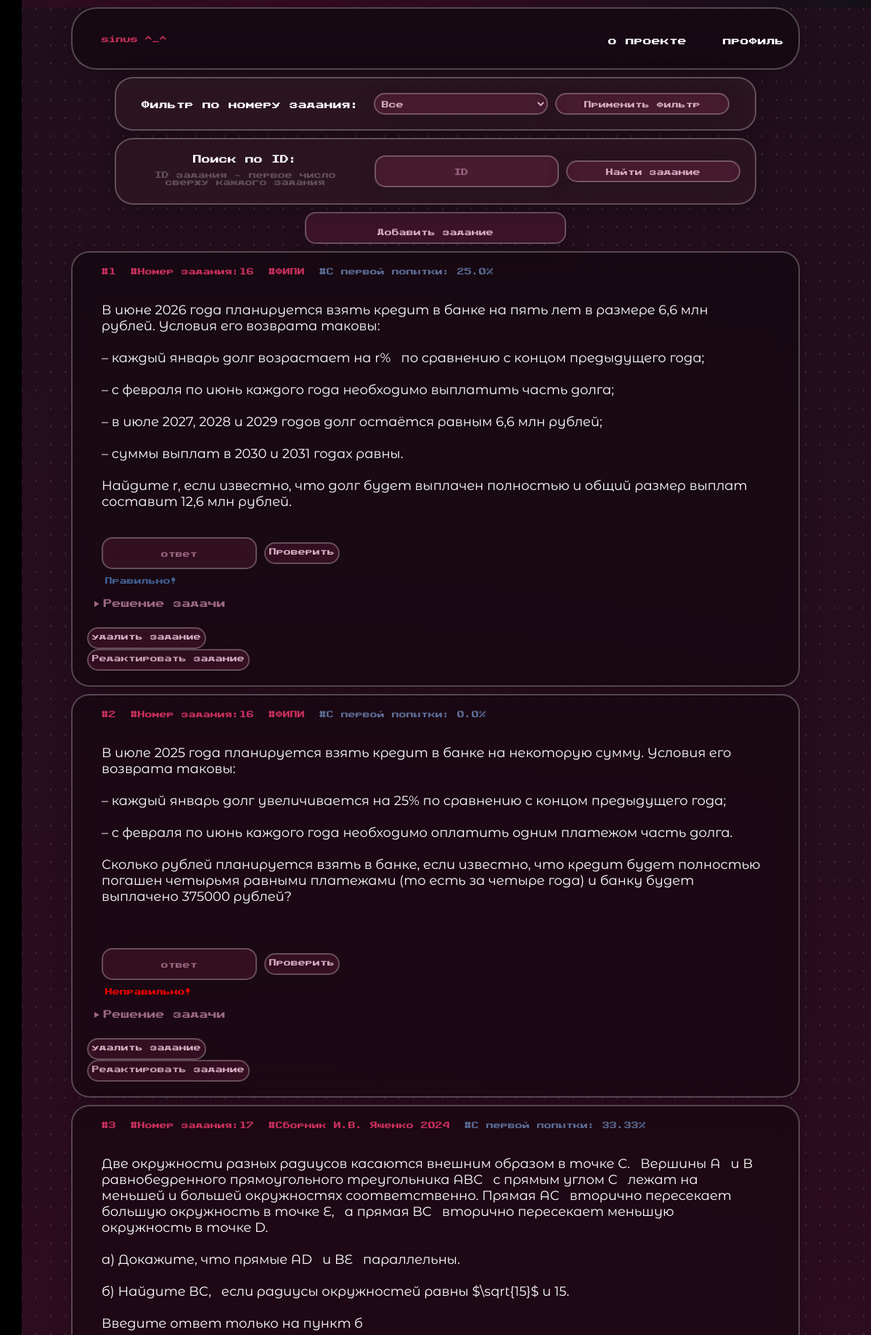
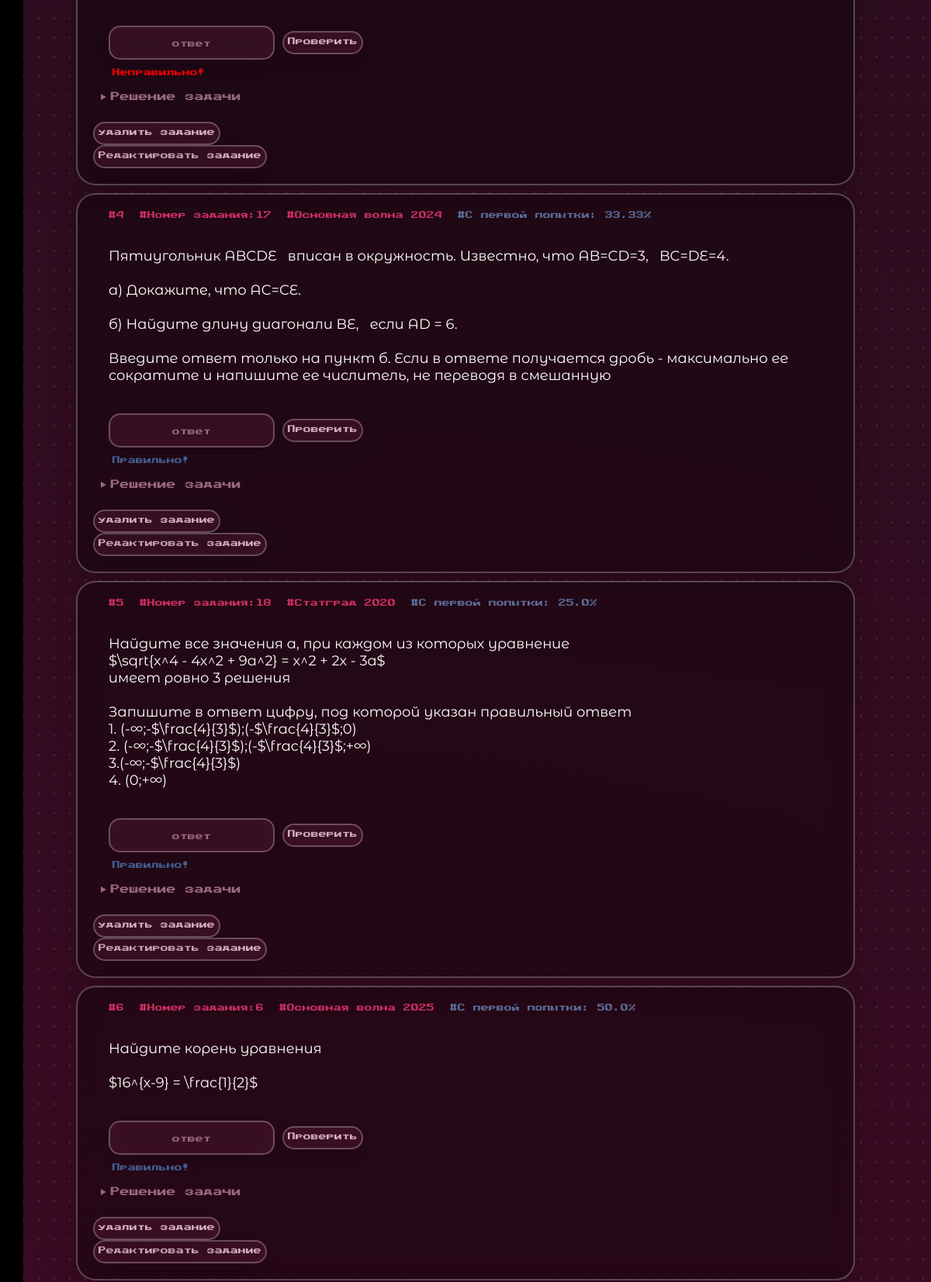
Page /tasks (signed in, upper part) on the committed database (2 pictures, top to bottom).
### tables this page shows
CREATE TABLE tasks(
            id INTEGER PRIMARY KEY,
            number INTEGER,
            source TEXT,
            text TEXT,
            solution TEXT,
            answer TEXT
        , image TEXT);

### app.py (the view)
@app.route('/tasks')
@regs_only
def tasks():
    user_id=session.get('user_id')
    if user_id is None:
        return redirect('/login')
    number=request.args.get('number')
    task_id=request.args.get('task_id')
    conn=sqlite3.connect('users.db')
    conn.row_factory=sqlite3.Row
    cur=conn.cursor()
    query='''
        SELECT tasks.*, COALESCE(user_tasks.status,'Задача еще не решена') AS status FROM tasks
        LEFT JOIN user_tasks
        ON tasks.id=user_tasks.task_id
        AND user_tasks.user_id=?
        WHERE 1=1
    '''
    options=[user_id]
    if number:
        query+='AND tasks.number=?'
        options.append(number)
    if task_id:
        query+='AND tasks.id=?'
        options.append(task_id)
    cur.execute(query, options)
    tasks=cur.fetchall()
    cur.execute('''
        SELECT task_id, COUNT(*) AS total, SUM(CASE WHEN attempt_number=1 AND correct=1 THEN 1 ELSE 0 END) AS correct_first_attempts
        FROM task_attempts
        GROUP BY task_id
    ''')
    stats_raw=cur.fetchall()
    stats={}
    for r in stats_raw:
        task_id=r['task_id']
        total=r[1]
        first_attempts=r[2]
        percent=(first_attempts/total)*100 if total>0 else 0
        stats[task_id]=round(percent,2)
    conn.close()
    return render_template('tasks.html', tasks=tasks, stats=stats)

### app.py (called while the page is built)
def regs_only(f):
    @wraps(f)
    def wrapper(*args,**kwags):
        if 'user_id' not in session:
            return redirect('/login')
        return f(*args,**kwags)
    return wrapper

### templates/tasks.html (shortened to what this page needs)
<!DOCTYPE html>
<html lang="en">
    <head>
        <link rel="stylesheet" href="https://cdn.jsdelivr.net/npm/katex@0.16.9/dist/katex.min.css">
        <link rel="stylesheet" href="{{ url_for('static',filename='css/styles.css')}}">
    </head>
    <body>
        <header class="header" style="width:80%">
            <ul class="header__list1">
                <li>
                    <p class="classification main_Thing">sinus ^_^</p>
                </li>
            </ul>
            <ul class="header__list2">
                <li>
                    <a href="{{url_for('about')}}" class="lighttext main_Thing">о проекте</a>
                </li>
                <li>
                    <a href="{{url_for('profile')}}" class="lighttext main_Thing">профиль</a>
                </li>
            </ul>
        </header>
        <form method="GET" action="{{url_for('tasks')}}" class="filterForm">
            <div class="filter_labels">
                <label style="font-size:12px; margin: auto 0 auto 0">Фильтр по номеру задания:</label>
            </div>
            <div class="filterButtons">
                <select name="number" class="buttons lightBox main_Thing filter_button">
                    <option value="">Все</option>
                </select>
                <button type="submit" class="buttons lightBox main_Thing filter_button">Применить фильтр</button>
            </div>
        </form>
        <form method="GET" action="{{url_for('tasks')}}" class="filterForm">
            <div class="filter_labels">
                <label style="font-size:12px;">Поиск по ID:</label>
                <label class="heading" style="font-size:10px;">ID задания - первое число сверху каждого задания</label>
            </div>
            <div class="filterButtons">
                <input type="number" name="task_id" class="lightBox buttons main_Thing filter_button" placeholder="ID">
                <button type="submit" class="buttons lightBox main_Thing filter_button">Найти задание</button>
            </div>
        </form>
        {% if session['role']=='admin' %}
            <button onclick="openTaskAdding()" class="buttons lightBox add_Task main_Thing">Добавить задание</button>
        {% endif %}
        {% for task in tasks %}
            <div class="task">
                <div class="tasksClasses">
                    <p class="classification">#{{task['id']}}</p>
                    <p class="classification">#Номер задания:{{task['number']}}
                    <p class="classification">#{{task['source']}}</p>
                    <p class="classification" style="color:rgb(92, 110, 152)">#C первой попытки: {{ stats[task['id']] }}%</p>
                </div>
                <p class="taskText">{{task['text']}}</p>
                <div class="phoneButtons filterButtons">
                    <input id="input-{{ task['id'] }}" class="lightBox buttons main_Thing" placeholder="ответ">
                    <button onclick="checkAnswer({{ task['id'] }})" class="lightBox buttons main_Thing">Проверить</button>
                </div>
                <p id="result-{{task['id']}}"
                class="answers {% if task['status']=='Правильно!' %}
                    blue
                {% elif task['status']=='Неправильно!' %}
                    red
                {% else %}
                    white
                {% endif %}">
                    {{task['status']}}
                </p>
                <details
                    id="solution-{{ task['id'] }}"
                    >
                    <summary class="main_Thing">Решение задачи</summary>
                </details>
                {% if session.get('role')=='admin' %}
                    <form method="POST" action="{{url_for('delete_task', task_id=task['id'])}}">
                        <button class="buttons lightBox main_Thing" type="submit">удалить задание</button>
                    </form>
                    <button class="buttons lightBox main_Thing" onclick="editTask(this)"
                        data-id="{{task['id']}}"
                        data-number="{{task['number']}}"
                        data-source="{{task['source']}}"
                        data-text="{{task['text']}}"
                        data-solution="{{task['solution']}}"
                        data-answer="{{task['answer']}}"
                    >Редактировать задание</button>
                {%endif%}
            </div>
        {% endfor %}
        <div class="sidebar" id="sidebar">
            <a href="{{url_for('error')}}" class="name">настя синус</a>
        </div>
    </body>
</html>

### static/css/styles.css (style rules this page uses)
* { padding:0; }
html,body { inset:0; background: radial-gradient( circle at center, #4409253c 0%, #4409253c 30%, transparent 70% ), radial-gradient( circle at 30% 40%, #440925, #0f1117 ); font-family: 'MyFont',sans-serif; color:white; margin:0 0 0 0; background-color: #000000; }
body::before { content:""; position:fixed; inset:0; background-image:radial-gradient(white 1px, transparent 1px); background-size:20px 25px; opacity:0.1; }
.header { background-color: #00000051; margin: 10px auto 0 auto; border-radius: 35px; border:2px solid #ffffff42; backdrop-filter:blur(15px); -webkit-backdrop-filter: blur(15px); box-shadow:0 8px 32px rgba(0,0,0,0.2); padding: 20px; width:92%; display:flex; align-items: center; }
.header__list1 { display:flex; list-style: none; color:#d70668 }
.header__list2 { display:flex; gap:50px; list-style:none; margin: auto 0 auto auto; }
.main_Thing { font-size:12px; }
a { text-decoration: none; color:white; }
.lighttext { transition: 0.3s; }
.lightBox { transition: 0.3s; }
.heading { display: flex; justify-content: center; padding:5px; color:#ffffff42; }
.sidebar { position:fixed; top:0; left:-220px; width:210px; height:100%; background: #000000; padding:20px; transition:0.3s ease; display: flex; flex-direction: column; z-index: 9999; }
.name { margin-bottom: auto; }
.tasksClasses { display:flex; }
.task { background-color: #00000051; border-radius: 25px; border:2px solid #ffffff42; backdrop-filter:blur(15px); -webkit-backdrop-filter: blur(15px); box-shadow:0 8px 32px rgba(0,0,0,0.2); width:80%; padding:20px; margin:10px auto 10px auto; }
.classification { font-size:10px; font-weight:100; color:rgb(205, 48, 95); margin:0 0 0 20px; }
.taskText { font-family: 'Task'; font-size: 18px; font-weight:200; width:95%; padding:20px; white-space:pre-wrap; }
.phoneButtons { width:30%; display:flex; align-items: center; margin-left:20px; }
.answers { font-size:10px; margin-left: 25px; }
.blue { color:rgb(71, 102, 158); }
.red { color: red; }
.buttons { background-color: #75234551; font-family: 'MyFont'; color:rgb(215, 173, 195); border-radius: 15px; border:2px solid #ffffff42; backdrop-filter:blur(15px); -webkit-backdrop-filter: blur(15px); box-shadow:0 8px 32px rgba(0,0,0,0.2); height:30px; padding:5px; font-size:10px; display: flex; justify-content: center; }
.add_Task { padding:20px; display: flex; justify-content: center; width: 30%; margin: 10px auto 0 auto; }
summary { padding:5px; color:#9b6881; padding:10px; }
.filterForm { display: flex; justify-content: center; gap: 20px; background-color: #a9686813; width: 70%; padding:20px; margin: 10px auto 0 auto; border-radius: 25px; border:2px solid #ffffff42; backdrop-filter:blur(15px); -webkit-backdrop-filter: blur(15px); box-shadow:0 8px 32px rgba(0,0,0,0.2); }
.filter_labels { display: flex; flex-direction: column; gap: 6px; text-align: center; }
form { position:relative; z-index:9999; }
input { background-color:#440925; border-radius: 15px; color:#d70668; position: relative; z-index:9999; }
input::placeholder { font-family: 'MyFont',sans-serif; color:#9b6881; text-align: center; font-size:10px; }
a { position: relative; z-index:9999; }
details { position:relative; z-index:9999; }
summary { height:30px; }
.smallInfo a,li { color:#ffffff42; }
.filterButtons { display: flex; gap: 10px; }
.filter_button { width: 30vh; padding:5px; margin: auto 0 auto 0; display: flex; align-items: center; }

### rows in the picture
tasks: id "1", number "16", source "ФИПИ", stats "25.0", text "В июне 2026 года планируется взять кредит в банке на пять лет в размере 6,6 млн рублей. Условия его возврата таковы: – каждый январь долг возрастает на r% по сравнению с концом предыдущего года; – с февраля по июнь каждого года необходимо выплатить часть долга; – в июле 2027, 2028 и 2029 годов долг остаётся равным 6,6 млн рублей; – суммы выплат в 2030 и 2031 годах равны. Найдите r, если известно, что долг будет выплачен полностью и общий размер выплат составит 12,6 млн рублей.", status "Правильно!"
tasks: id "2", number "16", source "ФИПИ", stats "0.0", text "В июле 2025 года планируется взять кредит в банке на некоторую сумму. Условия его возврата таковы: – каждый январь долг увеличивается на 25% по сравнению с концом предыдущего года; – с февраля по июнь каждого года необходимо оплатить одним платежом часть долга. Сколько рублей планируется взять в банке, если известно, что кредит будет полностью погашен четырьмя равными платежами (то есть за четыре года) и банку будет выплачено 375000 рублей?", status "Неправильно!"
tasks: id "3", number "17", source "Сборник И.В. Ященко 2024", stats "33.33", text "Две окружности разных радиусов касаются внешним образом в точке C. Вершины A и B равнобедренного прямоугольного треугольника ABC с прямым углом C лежат на меньшей и большей окружностях соответственно. Прямая AC вторично пересекает большую окружность в точке E, а прямая BC вторично пересекает меньшую окружность в точке D. а) Докажите, что прямые AD и BE параллельны. б) Найдите BC, если радиусы окружностей равны $\\sqrt{15}$ и 15. Введите ответ только на пункт б", status "Неправильно!"
tasks: id "4", number "17", source "Основная волна 2024", stats "33.33", text "Пятиугольник ABCDE вписан в окружность. Известно, что AB=CD=3, BC=DE=4. а) Докажите, что AC=CE. б) Найдите длину диагонали BE, если AD = 6. Введите ответ только на пункт б. Если в ответе получается дробь - максимально ее сократите и напишите ее числитель, не переводя в смешанную", status "Правильно!"
tasks: id "5", number "18", source "Статград 2020", stats "25.0", text "Найдите все значения a, при каждом из которых уравнение $\\sqrt{x^4 - 4x^2 + 9a^2} = x^2 + 2x - 3a$ имеет ровно 3 решения Запишите в ответ цифру, под которой указан правильный ответ 1. (-∞;-$\\frac{4}{3}$);(-$\\frac{4}{3}$;0) 2. (-∞;-$\\frac{4}{3}$);(-$\\frac{4}{3}$;+∞) 3.(-∞;-$\\frac{4}{3}$) 4. (0;+∞)", status "Правильно!"
tasks: id "6", number "6", source "Основная волна 2025", stats "50.0", text "Найдите корень уравнения $16^{x-9} = \\frac{1}{2}$", status "Правильно!"
